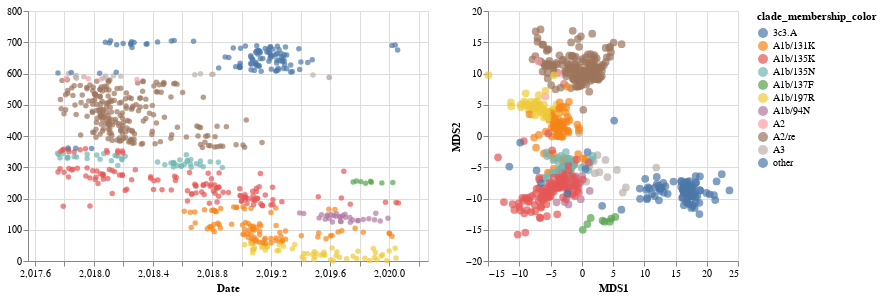

The code cell stored with this chart in its notebook:
### Code cell
list_of_chart = linking_tree_with_plots_brush(merged_mds_df,['mds1','mds2'],["MDS1", "MDS2"], 'clade_membership_color:N', ['strain','clade_membership'])
list_of_chart[0]|list_of_chart[1]

### Figure 1 — Vega-Lite specification as saved in the notebook (floating-point values rounded to 4 significant figures; data arrays with more than 128 entries replaced by an {"elided": "..."} marker saying what was removed)
{"$schema": "https://vega.github.io/schema/vega-lite/v3.4.0.json", "config": {"mark": {"tooltip": null}, "view": {"height": 300, "width": 400}}, "data": {"name": "data-507240918d97772322ded8a7894026d7"}, "datasets": {"data-507240918d97772322ded8a7894026d7": {"elided": "707 records"}}, "hconcat": [{"encoding": {"color": {"condition": {"field": "clade_membership_color", "selection": "selector008", "type": "nominal"}, "value": "gray"}, "tooltip": [{"field": "strain", "type": "nominal"}, {"field": "clade_membership", "type": "nominal"}], "x": {"field": "date", "scale": {"domain": [2018.0, 2020.0]}, "title": "Date", "type": "quantitative"}, "y": {"field": "y", "title": "", "type": "quantitative"}}, "height": 250, "mark": "circle", "selection": {"selector008": {"resolve": "global", "type": "interval"}}, "width": 400}, {"encoding": {"color": {"condition": {"field": "clade_membership_color", "selection": "selector008", "type": "nominal"}, "value": "gray"}, "tooltip": [{"field": "strain", "type": "nominal"}, {"field": "clade_membership", "type": "nominal"}], "x": {"field": "mds1", "title": "MDS1", "type": "quantitative"}, "y": {"field": "mds2", "title": "MDS2", "type": "quantitative"}}, "height": 250, "mark": {"size": 60, "type": "circle"}, "selection": {"selector008": {"resolve": "global", "type": "interval"}}, "width": 250}]}
